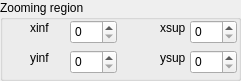
   <widget class="QGroupBox" name="zoomgroupBox">
    <property name="geometry">
     <rect>
      <x>20</x>
      <y>610</y>
      <width>241</width>
      <height>81</height>
     </rect>
    </property>
    <property name="title">
     <string>Zooming region</string>
    </property>
    <widget class="QSpinBox" name="xinf_spinBox">
     <property name="geometry">
      <rect>
       <x>70</x>
       <y>20</y>
       <width>47</width>
       <height>24</height>
      </rect>
     </property>
     <property name="maximum">
      <number>10000</number>
     </property>
    </widget>
    <widget class="QSpinBox" name="yinf_spinBox_2">
     <property name="geometry">
      <rect>
       <x>70</x>
       <y>50</y>
       <width>47</width>
       <height>24</height>
      </rect>
     </property>
     <property name="maximum">
      <number>10000</number>
     </property>
    </widget>
    <widget class="QSpinBox" name="ysup_spinBox_3">
     <property name="geometry">
      <rect>
       <x>190</x>
       <y>50</y>
       <width>47</width>
       <height>24</height>
      </rect>
     </property>
     <property name="maximum">
      <number>10000</number>
     </property>
    </widget>
    <widget class="QSpinBox" name="xsup_spinBox_4">
     <property name="geometry">
      <rect>
       <x>190</x>
       <y>20</y>
       <width>47</width>
       <height>24</height>
      </rect>
     </property>
     <property name="maximum">
      <number>10000</number>
     </property>
    </widget>
    <widget class="QLabel" name="xinf_label">
     <property name="geometry">
      <rect>
       <x>30</x>
       <y>20</y>
       <width>31</width>
       <height>16</height>
      </rect>
     </property>
     <property name="text">
      <string>xinf</string>
     </property>
    </widget>
    <widget class="QLabel" name="yinf_label_2">
     <property name="geometry">
      <rect>
       <x>30</x>
       <y>50</y>
       <width>31</width>
       <height>16</height>
      </rect>
     </property>
     <property name="text">
      <string>yinf</string>
     </property>
    </widget>
    <widget class="QLabel" name="xsup_label_3">
     <property name="geometry">
      <rect>
       <x>160</x>
       <y>20</y>
       <width>31</width>
       <height>16</height>
      </rect>
     </property>
     <property name="text">
      <string>xsup</string>
     </property>
    </widget>
    <widget class="QLabel" name="ysup_label_4">
     <property name="geometry">
      <rect>
       <x>160</x>
       <y>50</y>
       <width>31</width>
       <height>16</height>
      </rect>
     </property>
     <property name="text">
      <string>ysup</string>
     </property>
    </widget>
   </widget>
